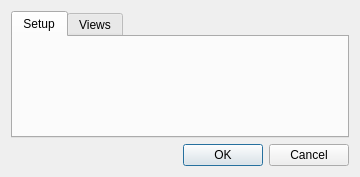
<?xml version="1.0" encoding="UTF-8"?>
<ui version="4.0">
 <class>AdvancedConfigurationOptions</class>
 <widget class="QDialog" name="AdvancedConfigurationOptions">
  <property name="geometry">
   <rect>
    <x>0</x>
    <y>0</y>
    <width>360</width>
    <height>177</height>
   </rect>
  </property>
  <property name="windowTitle">
   <string>Advanced options</string>
  </property>
  <layout class="QHBoxLayout" name="horizontalLayout_2">
   <item>
    <layout class="QVBoxLayout" name="mainLayout">
     <item>
      <widget class="QTabWidget" name="tabWidget">
       <property name="currentIndex">
        <number>0</number>
       </property>
       <widget class="QWidget" name="setupTab">
        <attribute name="title">
         <string>Setup</string>
        </attribute>
        <layout class="QVBoxLayout" name="setupLayout"/>
       </widget>
       <widget class="QWidget" name="viewsTab">
        <attribute name="title">
         <string>Views</string>
        </attribute>
        <layout class="QVBoxLayout" name="viewsLayout"/>
       </widget>
      </widget>
     </item>
     <item>
      <layout class="QHBoxLayout" name="horizontalLayout">
       <item>
        <spacer name="horizontalSpacer">
         <property name="orientation">
          <enum>Qt::Horizontal</enum>
         </property>
         <property name="sizeHint" stdset="0">
          <size>
           <width>40</width>
           <height>20</height>
          </size>
         </property>
        </spacer>
       </item>
       <item>
        <widget class="QPushButton" name="okButton">
         <property name="text">
          <string>OK</string>
         </property>
        </widget>
       </item>
       <item>
        <widget class="QPushButton" name="cancelButton">
         <property name="text">
          <string>Cancel</string>
         </property>
        </widget>
       </item>
      </layout>
     </item>
    </layout>
   </item>
  </layout>
 </widget>
 <resources/>
 <connections/>
</ui>
